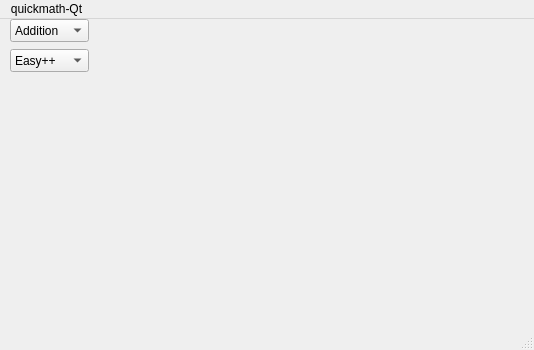
<?xml version="1.0" encoding="UTF-8"?>
<ui version="4.0">
 <class>MainWindow</class>
 <widget class="QMainWindow" name="MainWindow">
  <property name="geometry">
   <rect>
    <x>0</x>
    <y>0</y>
    <width>534</width>
    <height>350</height>
   </rect>
  </property>
  <property name="windowTitle">
   <string>MainWindow</string>
  </property>
  <widget class="QWidget" name="centralwidget">
   <widget class="QComboBox" name="comboBox">
    <property name="geometry">
     <rect>
      <x>10</x>
      <y>30</y>
      <width>79</width>
      <height>23</height>
     </rect>
    </property>
    <item>
     <property name="text">
      <string>Easy++</string>
     </property>
    </item>
    <item>
     <property name="text">
      <string>Easy</string>
     </property>
    </item>
    <item>
     <property name="text">
      <string>Normal</string>
     </property>
    </item>
    <item>
     <property name="text">
      <string>Hard</string>
     </property>
    </item>
    <item>
     <property name="text">
      <string>Insane</string>
     </property>
    </item>
   </widget>
   <widget class="QComboBox" name="comboBox_2">
    <property name="geometry">
     <rect>
      <x>10</x>
      <y>0</y>
      <width>79</width>
      <height>23</height>
     </rect>
    </property>
    <item>
     <property name="text">
      <string>Addition</string>
     </property>
    </item>
    <item>
     <property name="text">
      <string>Substractions</string>
     </property>
    </item>
    <item>
     <property name="text">
      <string>Multiplications</string>
     </property>
    </item>
    <item>
     <property name="text">
      <string>Divisons</string>
     </property>
    </item>
   </widget>
  </widget>
  <widget class="QMenuBar" name="menubar">
   <property name="geometry">
    <rect>
     <x>0</x>
     <y>0</y>
     <width>534</width>
     <height>20</height>
    </rect>
   </property>
   <widget class="QMenu" name="menuquickmath_Qt">
    <property name="title">
     <string>quickmath-Qt</string>
    </property>
   </widget>
   <addaction name="menuquickmath_Qt"/>
  </widget>
  <widget class="QStatusBar" name="statusbar"/>
 </widget>
 <resources/>
 <connections/>
</ui>
